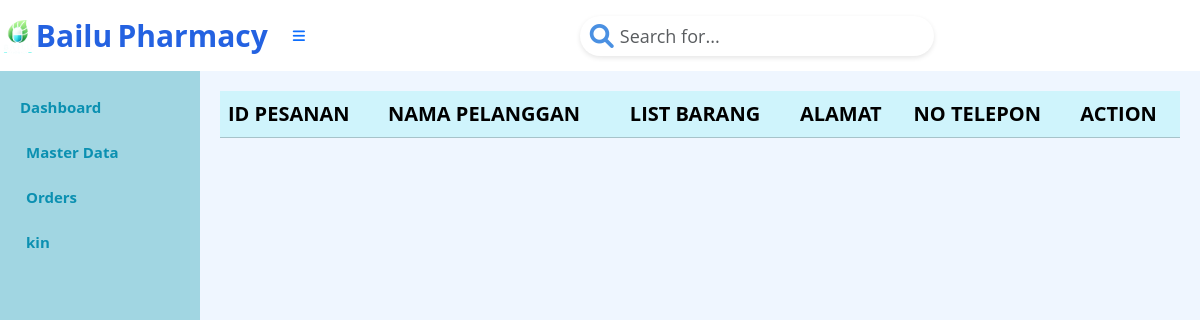
Before: /index.php?page=pesanan (signed in) with the older database file.
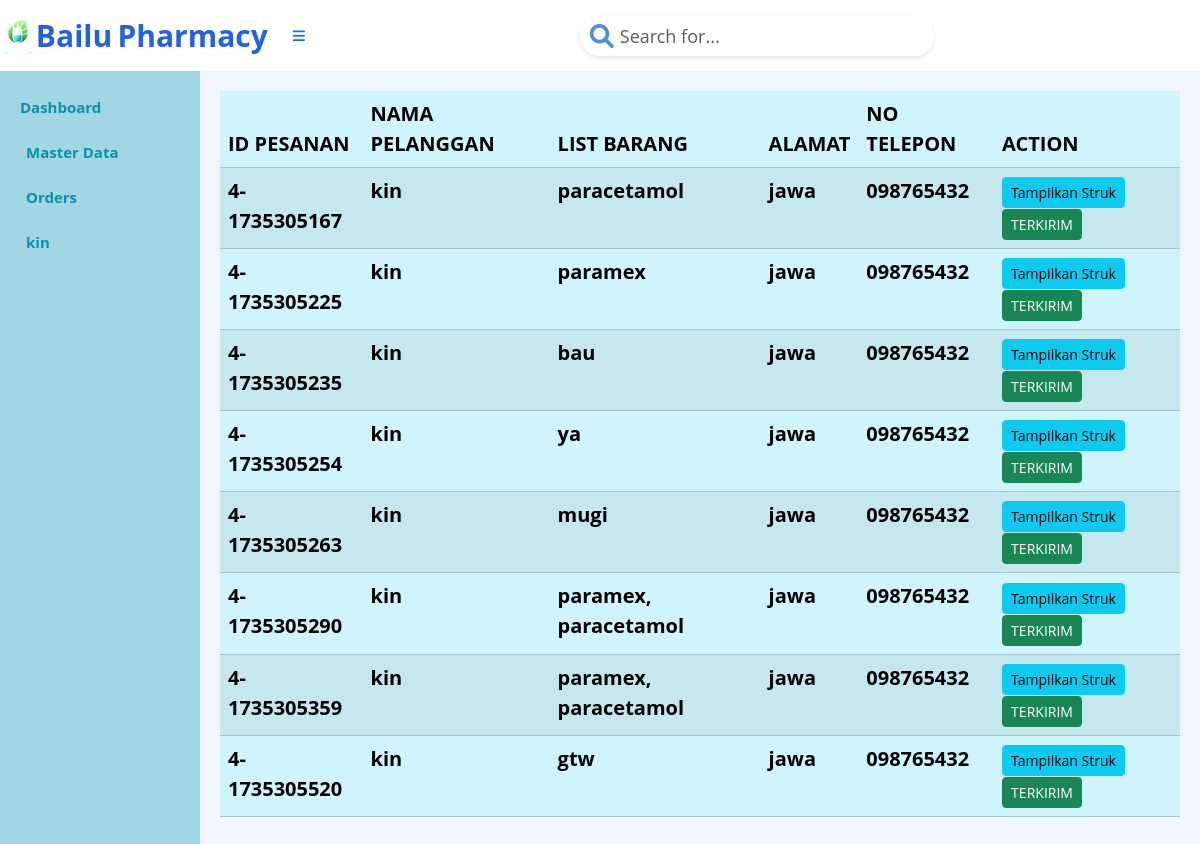
After: the same page with the newer database file.
### tables this page shows
CREATE TABLE `tb_pesanan` (
  `Id_pesanan` varchar(50) NOT NULL,
  `tanggal_pemesanan` date NOT NULL,
  `Total_item` int(8) NOT NULL,
  `Harga_total` int(8) NOT NULL,
  `Id_pelanggan` int(4) NOT NULL,
  `status` enum('DIBATALKAN','PENDING','SELESAI') NOT NULL,
  PRIMARY KEY (`Id_pesanan`),
  KEY `Id_pelanggan` (`Id_pelanggan`),
  CONSTRAINT `tb_pesanan_ibfk_1` FOREIGN KEY (`Id_pelanggan`) REFERENCES `tb_pelanggan` (`Id_pelanggan`)
);

CREATE TABLE `tb_pelanggan` (
  `Id_pelanggan` int(4) NOT NULL AUTO_INCREMENT,
  `username` varchar(15) NOT NULL,
  `email` varchar(15) NOT NULL,
  `no_tlp` varchar(15) NOT NULL,
  `alamat` varchar(10) NOT NULL,
  `password` varchar(255) NOT NULL,
  PRIMARY KEY (`Id_pelanggan`)
);

### pesanan.php (the view, shortened to what this page needs)
<?php
$mysqli = new mysqli("localhost", "root", "", "apotek");
$result = $mysqli->query("
    SELECT
        p.Id_pesanan AS ID_Pesanan,
        pl.username AS Nama_Pelanggan,
        GROUP_CONCAT(o.Nama_Obat SEPARATOR ', ') AS Rincian_Obat,
        pl.alamat AS Alamat,
        pl.no_tlp AS No_Telepon,
        GROUP_CONCAT(CONCAT(o.Nama_Obat, ';', pd.jumlah_item, ';', pd.harga_satuan) SEPARATOR ', ') AS Detail_Obat
    FROM
        tb_pesanan p
    JOIN
        tb_pelanggan pl ON p.Id_pelanggan = pl.Id_pelanggan
    JOIN
        tb_pesanan_detail pd ON p.Id_pesanan = pd.Id_pesanan
    JOIN
        tb_obat o ON pd.Id_obat = o.Id_Obat
    WHERE
        p.status = 'PENDING'
    GROUP BY
        p.Id_pesanan, pl.username, pl.alamat, pl.no_tlp
");
?>
<table class="table table-info table-striped">
    <thead>
        <tr>
            <th>ID PESANAN</th>
            <th>NAMA PELANGGAN</th>
            <th>LIST BARANG</th>
            <th>ALAMAT</th>
            <th>NO TELEPON</th>
            <th>ACTION</th>
        </tr>
    </thead>
    <tbody>
        <?php foreach ($result as $row): ?>
            <tr>
                <td><?= htmlspecialchars($row['ID_Pesanan']) ?></td>
                <td><?= htmlspecialchars($row['Nama_Pelanggan']) ?></td>
                <td>
                    <?= htmlspecialchars($row['Rincian_Obat']) ?>
                </td>
                <td><?= htmlspecialchars($row['Alamat']) ?></td>
                <td><?= htmlspecialchars($row['No_Telepon']) ?></td>
                <td>
                    <button type="button" class="btn btn-info btn-sm" onclick="tampilkanStruk(<?= htmlspecialchars(json_encode($row)) ?>)">
                        Tampilkan Struk
                    </button>
                    <form action="penjualan.action.php" method="POST" style="display:inline;">
                        <button type="submit" class="btn btn-success btn-sm">TERKIRIM</button>
                    </form>
                </td>
            </tr>
        <?php endforeach; ?>
    </tbody>
</table>

Changed rows visible on the page:
added tb_pesanan: Id_pesanan "4-1735305167", Id_pelanggan.username "kin", Rincian_Obat "paracetamol", Id_pelanggan.alamat "jawa", Id_pelanggan.no_tlp "098765432"
added tb_pesanan: Id_pesanan "4-1735305225", Id_pelanggan.username "kin", Rincian_Obat "paramex", Id_pelanggan.alamat "jawa", Id_pelanggan.no_tlp "098765432"
added tb_pesanan: Id_pesanan "4-1735305235", Id_pelanggan.username "kin", Rincian_Obat "bau", Id_pelanggan.alamat "jawa", Id_pelanggan.no_tlp "098765432"
added tb_pesanan: Id_pesanan "4-1735305254", Id_pelanggan.username "kin", Rincian_Obat "ya", Id_pelanggan.alamat "jawa", Id_pelanggan.no_tlp "098765432"
added tb_pesanan: Id_pesanan "4-1735305263", Id_pelanggan.username "kin", Rincian_Obat "mugi", Id_pelanggan.alamat "jawa", Id_pelanggan.no_tlp "098765432"
added tb_pesanan: Id_pesanan "4-1735305290", Id_pelanggan.username "kin", Rincian_Obat "paramex, paracetamol", Id_pelanggan.alamat "jawa", Id_pelanggan.no_tlp "098765432"
added tb_pesanan: Id_pesanan "4-1735305359", Id_pelanggan.username "kin", Rincian_Obat "paramex, paracetamol", Id_pelanggan.alamat "jawa", Id_pelanggan.no_tlp "098765432"
added tb_pesanan: Id_pesanan "4-1735305520", Id_pelanggan.username "kin", Rincian_Obat "gtw", Id_pelanggan.alamat "jawa", Id_pelanggan.no_tlp "098765432"
